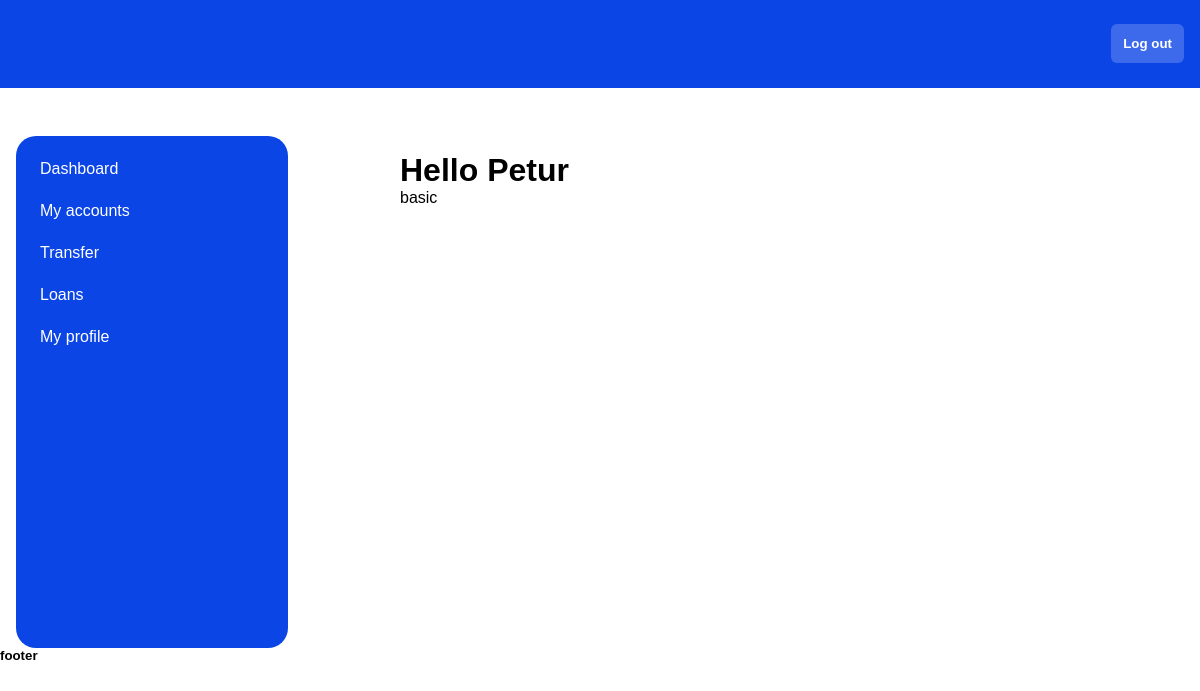
Before: /home/ (signed in) with the older database file.
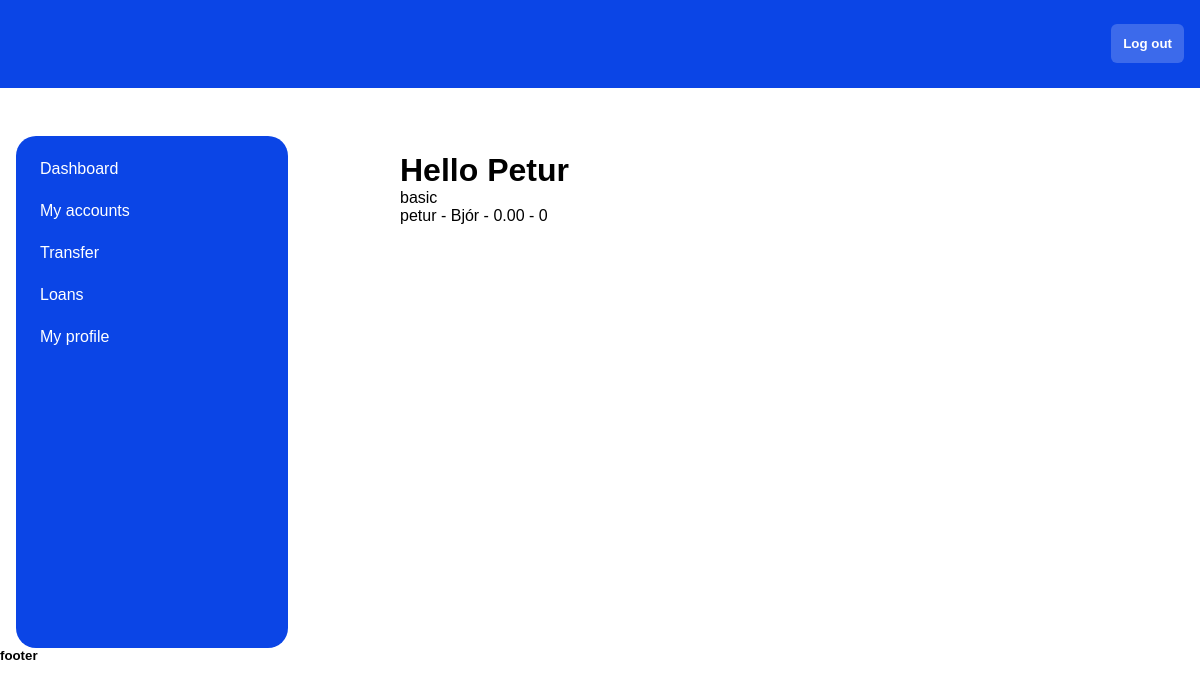
After: the same page with the newer database file.
### bank_app/models.py (models this page shows, shortened)
class Customer(models.Model):
   BASIC = 'basic'
   SILVER = 'silver'
   GOLD = 'GOLD'
   RANKS = [
      (BASIC, 'Basic'),
      (SILVER, 'Silver'),
      (GOLD, 'Gold'),
   ]
   user = models.OneToOneField(User, primary_key=True, on_delete=models.CASCADE)
   phone_number = models.CharField(max_length=20)
   customer_rank = models.CharField(choices=RANKS, default=BASIC, max_length=6)

class Account(models.Model):
   user = models.ForeignKey(User, on_delete=models.CASCADE)
   title = models.CharField(max_length=200)
   balance = models.DecimalField(max_digits=6, decimal_places=2, default=0)
   last_update = models.DateTimeField(auto_now_add=True, null=True)
   class Meta:
      get_latest_by = 'pk'
   @property
   def movements(self) -> QuerySet:
      return Ledger.objects.filter(account=self)
   @property
   def money(self) -> Decimal:
      return self.movements.aggregate(models.Sum('amount'))['amount__sum'] or Decimal(0)

### bank_app/views.py (the view)
# urls.py: path('home/', views.home, name='home'),
@login_required
def home(request):
   user = request.user
   if request.method == "POST":
      print("Hello")
      account_form = createAccount(request.POST)
      if account_form.is_valid():
         Account.objects.create(user=User.objects.get(pk=user.id), title=account_form.cleaned_data['title'])
   if request.user.is_staff:
      context = {
         'form':createAccount,
         'accounts':Account.objects.all(),
         'user_id':user.id,
         'customers':Customer.objects.all(),
      }
      return render(request, 'bank_app/staff.html', context)
   else:
      context = {
         'form':createAccount,
         'accounts':Account.objects.all(),
         'user_id':user.id,
         'customers':Customer.objects.all(),
      }
      return render(request, 'bank_app/home.html', context)

### bank_app/templates/bank_app/home.html (shortened to what this page needs)
{% extends 'bank_app/base/base3.html' %}
{% block content %}
  {% for customer in customers %}
    {% if customer.user_id == user_id %}
      <li>{{ customer.customer_rank }}</li>
    {% endif %}
  {% endfor %}
  {% for account in accounts %}
    {% if account.user_id == user_id %}
    <li>{{ account.user }} - {{ account.title }} - {{ account.balance }} - {{ account.money }}</li>
    {% endif %}
  {% endfor %}
{% endblock %}

Changed rows visible on the page:
added Account: user "petur", title "Bjór", balance "0.00", money "0"
